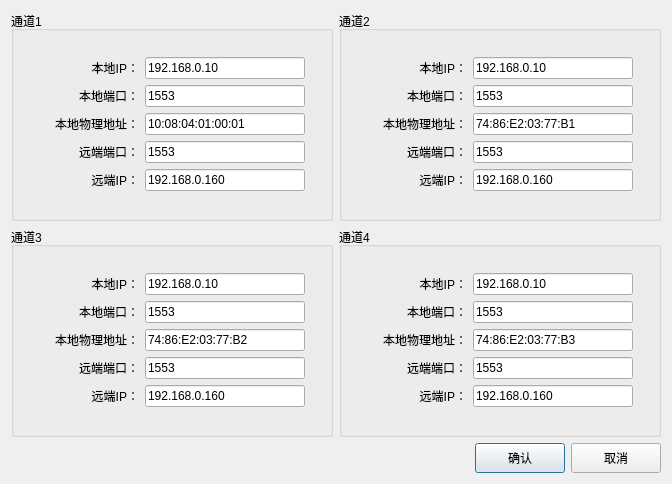
<?xml version="1.0" encoding="UTF-8"?>
<ui version="4.0">
 <class>IPDialog</class>
 <widget class="QDialog" name="IPDialog">
  <property name="geometry">
   <rect>
    <x>0</x>
    <y>0</y>
    <width>672</width>
    <height>484</height>
   </rect>
  </property>
  <property name="windowTitle">
   <string>Dialog</string>
  </property>
  <layout class="QGridLayout" name="gridLayout_4">
   <item row="0" column="0">
    <widget class="QGroupBox" name="groupBox">
     <property name="title">
      <string>通道1</string>
     </property>
     <layout class="QGridLayout" name="gridLayout_2">
      <item row="0" column="0">
       <layout class="QGridLayout" name="gridLayout_3">
        <item row="0" column="0">
         <layout class="QHBoxLayout" name="horizontalLayout">
          <item>
           <widget class="QLabel" name="label">
            <property name="minimumSize">
             <size>
              <width>100</width>
              <height>0</height>
             </size>
            </property>
            <property name="maximumSize">
             <size>
              <width>100</width>
              <height>16777215</height>
             </size>
            </property>
            <property name="text">
             <string>本地IP：</string>
            </property>
            <property name="alignment">
             <set>Qt::AlignRight|Qt::AlignTrailing|Qt::AlignVCenter</set>
            </property>
           </widget>
          </item>
          <item>
           <widget class="QLineEdit" name="linedit_localip0">
            <property name="minimumSize">
             <size>
              <width>130</width>
              <height>0</height>
             </size>
            </property>
            <property name="maximumSize">
             <size>
              <width>160</width>
              <height>16777215</height>
             </size>
            </property>
            <property name="text">
             <string>192.168.0.10</string>
            </property>
           </widget>
          </item>
         </layout>
        </item>
        <item row="1" column="0">
         <layout class="QHBoxLayout" name="horizontalLayout_2">
          <item>
           <widget class="QLabel" name="label_3">
            <property name="minimumSize">
             <size>
              <width>100</width>
              <height>0</height>
             </size>
            </property>
            <property name="maximumSize">
             <size>
              <width>100</width>
              <height>16777215</height>
             </size>
            </property>
            <property name="text">
             <string>本地端口：</string>
            </property>
            <property name="alignment">
             <set>Qt::AlignRight|Qt::AlignTrailing|Qt::AlignVCenter</set>
            </property>
           </widget>
          </item>
          <item>
           <widget class="QLineEdit" name="linedit_localport0">
            <property name="minimumSize">
             <size>
              <width>130</width>
              <height>0</height>
             </size>
            </property>
            <property name="maximumSize">
             <size>
              <width>160</width>
              <height>16777215</height>
             </size>
            </property>
            <property name="text">
             <string>1553</string>
            </property>
           </widget>
          </item>
         </layout>
        </item>
        <item row="2" column="0">
         <layout class="QHBoxLayout" name="horizontalLayout_5">
          <item>
           <widget class="QLabel" name="label_5">
            <property name="minimumSize">
             <size>
              <width>100</width>
              <height>0</height>
             </size>
            </property>
            <property name="maximumSize">
             <size>
              <width>100</width>
              <height>16777215</height>
             </size>
            </property>
            <property name="text">
             <string>本地物理地址：</string>
            </property>
            <property name="alignment">
             <set>Qt::AlignRight|Qt::AlignTrailing|Qt::AlignVCenter</set>
            </property>
           </widget>
          </item>
          <item>
           <widget class="QLineEdit" name="lineedit_loaclmac0">
            <property name="minimumSize">
             <size>
              <width>130</width>
              <height>0</height>
             </size>
            </property>
            <property name="maximumSize">
             <size>
              <width>160</width>
              <height>16777215</height>
             </size>
            </property>
            <property name="text">
             <string>10:08:04:01:00:01</string>
            </property>
           </widget>
          </item>
         </layout>
        </item>
        <item row="3" column="0">
         <layout class="QHBoxLayout" name="horizontalLayout_4">
          <item>
           <widget class="QLabel" name="label_4">
            <property name="minimumSize">
             <size>
              <width>100</width>
              <height>0</height>
             </size>
            </property>
            <property name="maximumSize">
             <size>
              <width>100</width>
              <height>16777215</height>
             </size>
            </property>
            <property name="text">
             <string>远端端口：</string>
            </property>
            <property name="alignment">
             <set>Qt::AlignRight|Qt::AlignTrailing|Qt::AlignVCenter</set>
            </property>
           </widget>
          </item>
          <item>
           <widget class="QLineEdit" name="lineedit_remoteport0">
            <property name="minimumSize">
             <size>
              <width>130</width>
              <height>0</height>
             </size>
            </property>
            <property name="maximumSize">
             <size>
              <width>160</width>
              <height>16777215</height>
             </size>
            </property>
            <property name="text">
             <string>1553</string>
            </property>
           </widget>
          </item>
         </layout>
        </item>
        <item row="4" column="0">
         <layout class="QHBoxLayout" name="horizontalLayout_3">
          <item>
           <widget class="QLabel" name="label_2">
            <property name="minimumSize">
             <size>
              <width>100</width>
              <height>0</height>
             </size>
            </property>
            <property name="maximumSize">
             <size>
              <width>100</width>
              <height>16777215</height>
             </size>
            </property>
            <property name="text">
             <string>远端IP：</string>
            </property>
            <property name="alignment">
             <set>Qt::AlignRight|Qt::AlignTrailing|Qt::AlignVCenter</set>
            </property>
           </widget>
          </item>
          <item>
           <widget class="QLineEdit" name="lineedit_remoteip0">
            <property name="minimumSize">
             <size>
              <width>130</width>
              <height>0</height>
             </size>
            </property>
            <property name="maximumSize">
             <size>
              <width>160</width>
              <height>16777215</height>
             </size>
            </property>
            <property name="text">
             <string>192.168.0.160</string>
            </property>
           </widget>
          </item>
         </layout>
        </item>
       </layout>
      </item>
     </layout>
    </widget>
   </item>
   <item row="0" column="1">
    <widget class="QGroupBox" name="groupBox_3">
     <property name="title">
      <string>通道2</string>
     </property>
     <layout class="QGridLayout" name="gridLayout_7">
      <item row="0" column="0">
       <layout class="QGridLayout" name="gridLayout_5">
        <item row="0" column="0">
         <layout class="QHBoxLayout" name="horizontalLayout_11">
          <item>
           <widget class="QLabel" name="label_11">
            <property name="minimumSize">
             <size>
              <width>100</width>
              <height>0</height>
             </size>
            </property>
            <property name="maximumSize">
             <size>
              <width>100</width>
              <height>16777215</height>
             </size>
            </property>
            <property name="text">
             <string>本地IP：</string>
            </property>
            <property name="alignment">
             <set>Qt::AlignRight|Qt::AlignTrailing|Qt::AlignVCenter</set>
            </property>
           </widget>
          </item>
          <item>
           <widget class="QLineEdit" name="linedit_localip1">
            <property name="minimumSize">
             <size>
              <width>130</width>
              <height>0</height>
             </size>
            </property>
            <property name="maximumSize">
             <size>
              <width>160</width>
              <height>16777215</height>
             </size>
            </property>
            <property name="text">
             <string>192.168.0.10</string>
            </property>
           </widget>
          </item>
         </layout>
        </item>
        <item row="1" column="0">
         <layout class="QHBoxLayout" name="horizontalLayout_12">
          <item>
           <widget class="QLabel" name="label_12">
            <property name="minimumSize">
             <size>
              <width>100</width>
              <height>0</height>
             </size>
            </property>
            <property name="maximumSize">
             <size>
              <width>100</width>
              <height>16777215</height>
             </size>
            </property>
            <property name="text">
             <string>本地端口：</string>
            </property>
            <property name="alignment">
             <set>Qt::AlignRight|Qt::AlignTrailing|Qt::AlignVCenter</set>
            </property>
           </widget>
          </item>
          <item>
           <widget class="QLineEdit" name="linedit_localport1">
            <property name="minimumSize">
             <size>
              <width>130</width>
              <height>0</height>
             </size>
            </property>
            <property name="maximumSize">
             <size>
              <width>160</width>
              <height>16777215</height>
             </size>
            </property>
            <property name="text">
             <string>1553</string>
            </property>
           </widget>
          </item>
         </layout>
        </item>
        <item row="2" column="0">
         <layout class="QHBoxLayout" name="horizontalLayout_13">
          <item>
           <widget class="QLabel" name="label_13">
            <property name="minimumSize">
             <size>
              <width>100</width>
              <height>0</height>
             </size>
            </property>
            <property name="maximumSize">
             <size>
              <width>100</width>
              <height>16777215</height>
             </size>
            </property>
            <property name="text">
             <string>本地物理地址：</string>
            </property>
            <property name="alignment">
             <set>Qt::AlignRight|Qt::AlignTrailing|Qt::AlignVCenter</set>
            </property>
           </widget>
          </item>
          <item>
           <widget class="QLineEdit" name="lineedit_loaclmac1">
            <property name="minimumSize">
             <size>
              <width>130</width>
              <height>0</height>
             </size>
            </property>
            <property name="maximumSize">
             <size>
              <width>160</width>
              <height>16777215</height>
             </size>
            </property>
            <property name="text">
             <string>74:86:E2:03:77:B1</string>
            </property>
           </widget>
          </item>
         </layout>
        </item>
        <item row="3" column="0">
         <layout class="QHBoxLayout" name="horizontalLayout_14">
          <item>
           <widget class="QLabel" name="label_14">
            <property name="minimumSize">
             <size>
              <width>100</width>
              <height>0</height>
             </size>
            </property>
            <property name="maximumSize">
             <size>
              <width>100</width>
              <height>16777215</height>
             </size>
            </property>
            <property name="text">
             <string>远端端口：</string>
            </property>
            <property name="alignment">
             <set>Qt::AlignRight|Qt::AlignTrailing|Qt::AlignVCenter</set>
            </property>
           </widget>
          </item>
          <item>
           <widget class="QLineEdit" name="lineedit_remoteport1">
            <property name="minimumSize">
             <size>
              <width>130</width>
              <height>0</height>
             </size>
            </property>
            <property name="maximumSize">
             <size>
              <width>160</width>
              <height>16777215</height>
             </size>
            </property>
            <property name="text">
             <string>1553</string>
            </property>
           </widget>
          </item>
         </layout>
        </item>
        <item row="4" column="0">
         <layout class="QHBoxLayout" name="horizontalLayout_15">
          <item>
           <widget class="QLabel" name="label_15">
            <property name="minimumSize">
             <size>
              <width>100</width>
              <height>0</height>
             </size>
            </property>
            <property name="maximumSize">
             <size>
              <width>100</width>
              <height>16777215</height>
             </size>
            </property>
            <property name="text">
             <string>远端IP：</string>
            </property>
            <property name="alignment">
             <set>Qt::AlignRight|Qt::AlignTrailing|Qt::AlignVCenter</set>
            </property>
           </widget>
          </item>
          <item>
           <widget class="QLineEdit" name="lineedit_remoteip1">
            <property name="minimumSize">
             <size>
              <width>130</width>
              <height>0</height>
             </size>
            </property>
            <property name="maximumSize">
             <size>
              <width>160</width>
              <height>16777215</height>
             </size>
            </property>
            <property name="text">
             <string>192.168.0.160</string>
            </property>
           </widget>
          </item>
         </layout>
        </item>
       </layout>
      </item>
     </layout>
    </widget>
   </item>
   <item row="1" column="0">
    <widget class="QGroupBox" name="groupBox_2">
     <property name="title">
      <string>通道3</string>
     </property>
     <layout class="QGridLayout" name="gridLayout_8">
      <item row="0" column="0">
       <layout class="QGridLayout" name="gridLayout_6">
        <item row="0" column="0">
         <layout class="QHBoxLayout" name="horizontalLayout_16">
          <item>
           <widget class="QLabel" name="label_16">
            <property name="minimumSize">
             <size>
              <width>100</width>
              <height>0</height>
             </size>
            </property>
            <property name="maximumSize">
             <size>
              <width>100</width>
              <height>16777215</height>
             </size>
            </property>
            <property name="text">
             <string>本地IP：</string>
            </property>
            <property name="alignment">
             <set>Qt::AlignRight|Qt::AlignTrailing|Qt::AlignVCenter</set>
            </property>
           </widget>
          </item>
          <item>
           <widget class="QLineEdit" name="linedit_localip2">
            <property name="minimumSize">
             <size>
              <width>130</width>
              <height>0</height>
             </size>
            </property>
            <property name="maximumSize">
             <size>
              <width>160</width>
              <height>16777215</height>
             </size>
            </property>
            <property name="text">
             <string>192.168.0.10</string>
            </property>
           </widget>
          </item>
         </layout>
        </item>
        <item row="1" column="0">
         <layout class="QHBoxLayout" name="horizontalLayout_17">
          <item>
           <widget class="QLabel" name="label_17">
            <property name="minimumSize">
             <size>
              <width>100</width>
              <height>0</height>
             </size>
            </property>
            <property name="maximumSize">
             <size>
              <width>100</width>
              <height>16777215</height>
             </size>
            </property>
            <property name="text">
             <string>本地端口：</string>
            </property>
            <property name="alignment">
             <set>Qt::AlignRight|Qt::AlignTrailing|Qt::AlignVCenter</set>
            </property>
           </widget>
          </item>
          <item>
           <widget class="QLineEdit" name="linedit_localport2">
            <property name="minimumSize">
             <size>
              <width>130</width>
              <height>0</height>
             </size>
            </property>
            <property name="maximumSize">
             <size>
              <width>160</width>
              <height>16777215</height>
             </size>
            </property>
            <property name="text">
             <string>1553</string>
            </property>
           </widget>
          </item>
         </layout>
        </item>
        <item row="2" column="0">
         <layout class="QHBoxLayout" name="horizontalLayout_18">
          <item>
           <widget class="QLabel" name="label_18">
            <property name="minimumSize">
             <size>
              <width>100</width>
              <height>0</height>
             </size>
            </property>
            <property name="maximumSize">
             <size>
              <width>100</width>
              <height>16777215</height>
             </size>
            </property>
            <property name="text">
             <string>本地物理地址：</string>
            </property>
            <property name="alignment">
             <set>Qt::AlignRight|Qt::AlignTrailing|Qt::AlignVCenter</set>
            </property>
           </widget>
          </item>
          <item>
           <widget class="QLineEdit" name="lineedit_loaclmac2">
            <property name="minimumSize">
             <size>
              <width>130</width>
              <height>0</height>
             </size>
            </property>
            <property name="maximumSize">
             <size>
              <width>160</width>
              <height>16777215</height>
             </size>
            </property>
            <property name="text">
             <string>74:86:E2:03:77:B2</string>
            </property>
           </widget>
          </item>
         </layout>
        </item>
        <item row="3" column="0">
         <layout class="QHBoxLayout" name="horizontalLayout_19">
          <item>
           <widget class="QLabel" name="label_19">
            <property name="minimumSize">
             <size>
              <width>100</width>
              <height>0</height>
             </size>
            </property>
            <property name="maximumSize">
             <size>
              <width>100</width>
              <height>16777215</height>
             </size>
            </property>
            <property name="text">
             <string>远端端口：</string>
            </property>
            <property name="alignment">
             <set>Qt::AlignRight|Qt::AlignTrailing|Qt::AlignVCenter</set>
            </property>
           </widget>
          </item>
          <item>
           <widget class="QLineEdit" name="lineedit_remoteport2">
            <property name="minimumSize">
             <size>
              <width>130</width>
              <height>0</height>
             </size>
            </property>
            <property name="maximumSize">
             <size>
              <width>160</width>
              <height>16777215</height>
             </size>
            </property>
            <property name="text">
             <string>1553</string>
            </property>
           </widget>
          </item>
         </layout>
        </item>
        <item row="4" column="0">
         <layout class="QHBoxLayout" name="horizontalLayout_20">
          <item>
           <widget class="QLabel" name="label_20">
            <property name="minimumSize">
             <size>
              <width>100</width>
              <height>0</height>
             </size>
            </property>
            <property name="maximumSize">
             <size>
              <width>100</width>
              <height>16777215</height>
             </size>
            </property>
            <property name="text">
             <string>远端IP：</string>
            </property>
            <property name="alignment">
             <set>Qt::AlignRight|Qt::AlignTrailing|Qt::AlignVCenter</set>
            </property>
           </widget>
          </item>
          <item>
           <widget class="QLineEdit" name="lineedit_remoteip2">
            <property name="minimumSize">
             <size>
              <width>130</width>
              <height>0</height>
             </size>
            </property>
            <property name="maximumSize">
             <size>
              <width>160</width>
              <height>16777215</height>
             </size>
            </property>
            <property name="text">
             <string>192.168.0.160</string>
            </property>
           </widget>
          </item>
         </layout>
        </item>
       </layout>
      </item>
     </layout>
    </widget>
   </item>
   <item row="1" column="1">
    <widget class="QGroupBox" name="groupBox_4">
     <property name="title">
      <string>通道4</string>
     </property>
     <layout class="QGridLayout" name="gridLayout_10">
      <item row="0" column="0">
       <layout class="QGridLayout" name="gridLayout_9">
        <item row="0" column="0">
         <layout class="QHBoxLayout" name="horizontalLayout_21">
          <item>
           <widget class="QLabel" name="label_21">
            <property name="minimumSize">
             <size>
              <width>100</width>
              <height>0</height>
             </size>
            </property>
            <property name="maximumSize">
             <size>
              <width>100</width>
              <height>16777215</height>
             </size>
            </property>
            <property name="text">
             <string>本地IP：</string>
            </property>
            <property name="alignment">
             <set>Qt::AlignRight|Qt::AlignTrailing|Qt::AlignVCenter</set>
            </property>
           </widget>
          </item>
          <item>
           <widget class="QLineEdit" name="linedit_localip3">
            <property name="minimumSize">
             <size>
              <width>130</width>
              <height>0</height>
             </size>
            </property>
            <property name="maximumSize">
             <size>
              <width>160</width>
              <height>16777215</height>
             </size>
            </property>
            <property name="text">
             <string>192.168.0.10</string>
            </property>
           </widget>
          </item>
         </layout>
        </item>
        <item row="1" column="0">
         <layout class="QHBoxLayout" name="horizontalLayout_22">
          <item>
           <widget class="QLabel" name="label_22">
            <property name="minimumSize">
             <size>
              <width>100</width>
              <height>0</height>
             </size>
            </property>
            <property name="maximumSize">
             <size>
              <width>100</width>
              <height>16777215</height>
             </size>
            </property>
            <property name="text">
             <string>本地端口：</string>
            </property>
            <property name="alignment">
             <set>Qt::AlignRight|Qt::AlignTrailing|Qt::AlignVCenter</set>
            </property>
           </widget>
          </item>
          <item>
           <widget class="QLineEdit" name="linedit_localport3">
            <property name="minimumSize">
             <size>
              <width>130</width>
              <height>0</height>
             </size>
            </property>
            <property name="maximumSize">
             <size>
              <width>160</width>
              <height>16777215</height>
             </size>
            </property>
            <property name="text">
             <string>1553</string>
            </property>
           </widget>
          </item>
         </layout>
        </item>
        <item row="2" column="0">
         <layout class="QHBoxLayout" name="horizontalLayout_23">
          <item>
           <widget class="QLabel" name="label_23">
            <property name="minimumSize">
             <size>
              <width>100</width>
              <height>0</height>
             </size>
            </property>
            <property name="maximumSize">
             <size>
              <width>100</width>
              <height>16777215</height>
             </size>
            </property>
            <property name="text">
             <string>本地物理地址：</string>
            </property>
            <property name="alignment">
             <set>Qt::AlignRight|Qt::AlignTrailing|Qt::AlignVCenter</set>
            </property>
           </widget>
          </item>
          <item>
           <widget class="QLineEdit" name="lineedit_loaclmac3">
            <property name="minimumSize">
             <size>
              <width>130</width>
              <height>0</height>
             </size>
            </property>
            <property name="maximumSize">
             <size>
              <width>160</width>
              <height>16777215</height>
             </size>
            </property>
            <property name="text">
             <string>74:86:E2:03:77:B3</string>
            </property>
           </widget>
          </item>
         </layout>
        </item>
        <item row="3" column="0">
         <layout class="QHBoxLayout" name="horizontalLayout_24">
          <item>
           <widget class="QLabel" name="label_24">
            <property name="minimumSize">
             <size>
              <width>100</width>
              <height>0</height>
             </size>
            </property>
            <property name="maximumSize">
             <size>
              <width>100</width>
              <height>16777215</height>
             </size>
            </property>
            <property name="text">
             <string>远端端口：</string>
            </property>
            <property name="alignment">
             <set>Qt::AlignRight|Qt::AlignTrailing|Qt::AlignVCenter</set>
            </property>
           </widget>
          </item>
          <item>
           <widget class="QLineEdit" name="lineedit_remoteport3">
            <property name="minimumSize">
             <size>
              <width>130</width>
              <height>0</height>
             </size>
            </property>
            <property name="maximumSize">
             <size>
              <width>160</width>
              <height>16777215</height>
             </size>
            </property>
            <property name="text">
             <string>1553</string>
            </property>
           </widget>
          </item>
         </layout>
        </item>
        <item row="4" column="0">
         <layout class="QHBoxLayout" name="horizontalLayout_25">
          <item>
           <widget class="QLabel" name="label_25">
            <property name="minimumSize">
             <size>
              <width>100</width>
              <height>0</height>
             </size>
            </property>
            <property name="maximumSize">
             <size>
              <width>100</width>
              <height>16777215</height>
             </size>
            </property>
            <property name="text">
             <string>远端IP：</string>
            </property>
            <property name="alignment">
             <set>Qt::AlignRight|Qt::AlignTrailing|Qt::AlignVCenter</set>
            </property>
           </widget>
          </item>
          <item>
           <widget class="QLineEdit" name="lineedit_remoteip3">
            <property name="minimumSize">
             <size>
              <width>130</width>
              <height>0</height>
             </size>
            </property>
            <property name="maximumSize">
             <size>
              <width>160</width>
              <height>16777215</height>
             </size>
            </property>
            <property name="text">
             <string>192.168.0.160</string>
            </property>
           </widget>
          </item>
         </layout>
        </item>
       </layout>
      </item>
     </layout>
    </widget>
   </item>
   <item row="2" column="0" colspan="2">
    <layout class="QGridLayout" name="gridLayout">
     <item row="0" column="0">
      <spacer name="horizontalSpacer">
       <property name="orientation">
        <enum>Qt::Horizontal</enum>
       </property>
       <property name="sizeHint" stdset="0">
        <size>
         <width>40</width>
         <height>20</height>
        </size>
       </property>
      </spacer>
     </item>
     <item row="0" column="1">
      <widget class="QPushButton" name="pushButton_Ok">
       <property name="minimumSize">
        <size>
         <width>90</width>
         <height>30</height>
        </size>
       </property>
       <property name="text">
        <string>确认</string>
       </property>
      </widget>
     </item>
     <item row="0" column="2">
      <widget class="QPushButton" name="pushButton_2">
       <property name="minimumSize">
        <size>
         <width>90</width>
         <height>30</height>
        </size>
       </property>
       <property name="text">
        <string>取消</string>
       </property>
      </widget>
     </item>
    </layout>
   </item>
  </layout>
 </widget>
 <resources/>
 <connections/>
</ui>
